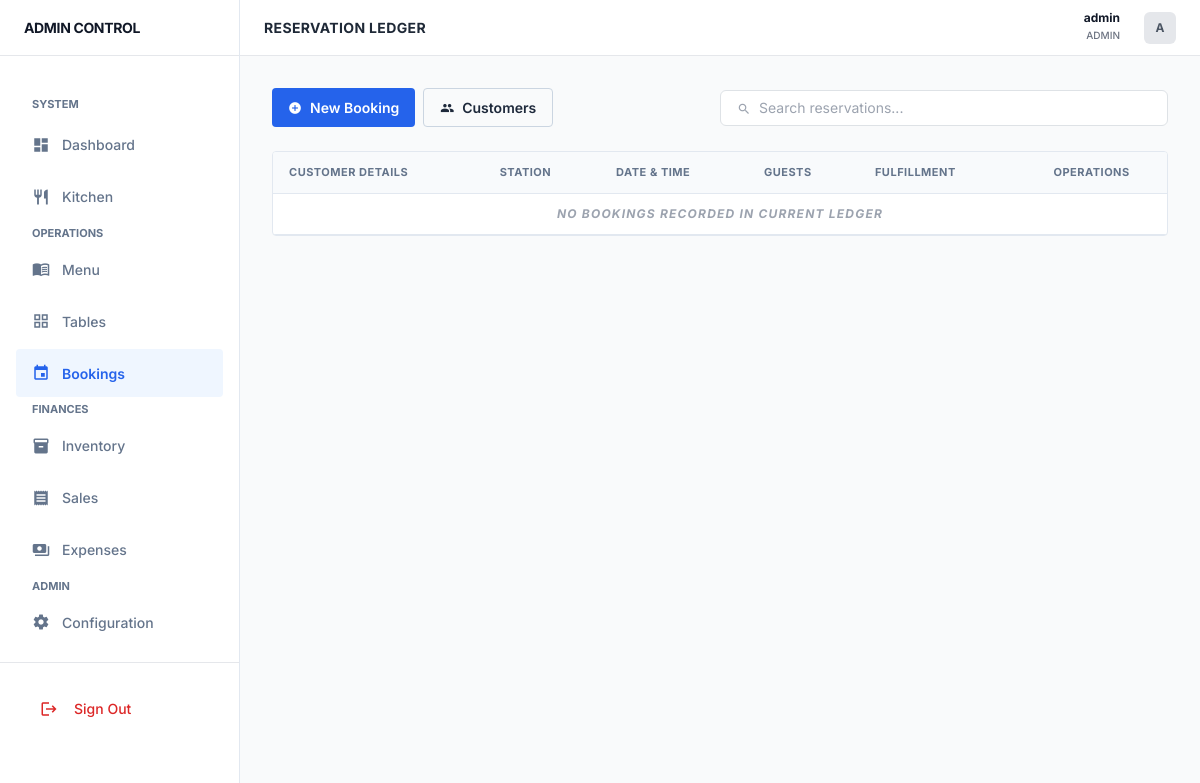
The app's page /reservations/ (signed in), older data.
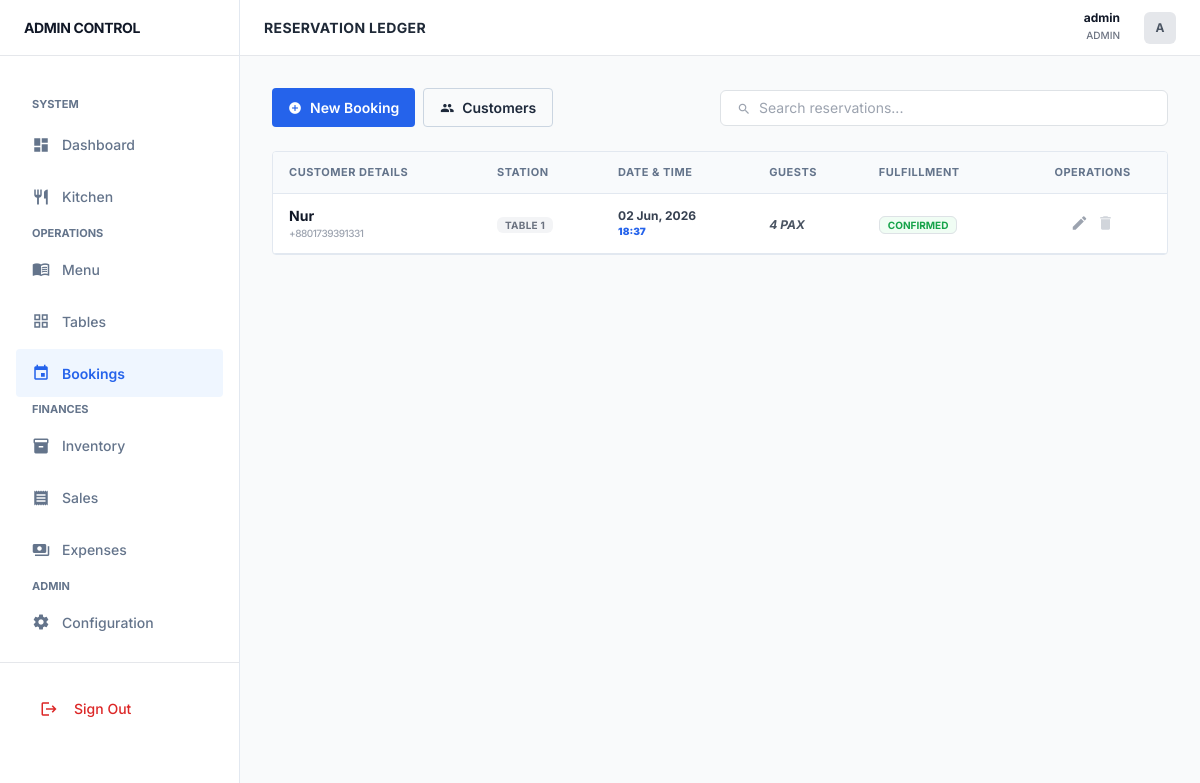
The same page, newer data.
### core/models/reservation.py (models this page shows, shortened)
class Reservation(models.Model):
    STATUS_CHOICES = [
        ('confirmed', 'Confirmed'),
        ('arrived', 'Arrived'),
        ('cancelled', 'Cancelled'),
        ('no-show', 'No Show'),
    ]
    customer = models.ForeignKey(Customer, on_delete=models.CASCADE, related_name='reservations')
    table = models.ForeignKey('Table', on_delete=models.CASCADE, related_name='reservations')
    date = models.DateField()
    time = models.TimeField()
    guest_count = models.PositiveIntegerField()
    status = models.CharField(max_length=20, choices=STATUS_CHOICES, default='confirmed')
    notes = models.TextField(blank=True, null=True)

class Customer(models.Model):
    name = models.CharField(max_length=100)
    phone = models.CharField(max_length=20, unique=True)
    email = models.EmailField(blank=True, null=True)
    loyalty_points = models.IntegerField(default=0)
    created_at = models.DateTimeField(auto_now_add=True)

### core/models/table.py (models this page shows, shortened)
class Table(models.Model):
    STATUS_CHOICES = [
        ('available', 'Available'),
        ('occupied', 'Occupied'),
        ('reserved', 'Reserved'),
    ]
    number = models.IntegerField(unique=True)
    capacity = models.IntegerField()
    status = models.CharField(max_length=20, choices=STATUS_CHOICES, default='available')

### core/views/reservation.py (the view)
class ReservationListView(LoginRequiredMixin, ListView):
    model = Reservation
    template_name = 'core/reservation_list.html'
    context_object_name = 'reservations'
    ordering = ['date', 'time']

### core/context_processors.py (called while the page is built)
def low_stock_processor(request):
    if request.user.is_authenticated:
        low_stock_count = 0
        ingredients = Ingredient.objects.all()
        for item in ingredients:
            if item.current_stock <= item.low_stock_threshold:
                low_stock_count += 1
        return {'sidebar_low_stock_count': low_stock_count}
    return {'sidebar_low_stock_count': 0}

### core/templates/core/reservation_list.html (shortened to what the changed rows need)
{% extends 'core/base.html' %}
{% block page_title %}Reservation Ledger{% endblock %}
{% block content %}
<div class="app-card overflow-hidden">
    <div class="overflow-x-auto">
        <table class="table-flat">
            <thead>
                <tr>
                    <th>Customer Details</th>
                    <th>Station</th>
                    <th>Date & Time</th>
                    <th>Guests</th>
                    <th>Fulfillment</th>
                    <th class="text-center">Operations</th>
                </tr>
            </thead>
            <tbody id="bookingTable">
                {% for res in reservations %}
                <tr class="hover:bg-gray-50 transition-colors">
                    <td>
                        <p class="text-sm font-bold text-gray-900">{{ res.customer.name }}</p>
                        <p class="text-[10px] text-gray-400 font-medium uppercase tracking-tighter">{{ res.customer.phone }}</p>
                    </td>
                    <td>
                        <span class="text-[10px] font-bold text-gray-500 bg-gray-100 px-2 py-0.5 rounded uppercase tracking-wide">
                            Table {{ res.table.number }}
                        </span>
                    </td>
                    <td>
                        <p class="text-xs font-bold text-gray-700">{{ res.date|date:"d M, Y" }}</p>
                        <p class="text-[10px] text-blue-600 font-black uppercase">{{ res.time|time:"H:i" }}</p>
                    </td>
                    <td>
                        <span class="text-xs font-bold text-gray-600 italic">{{ res.guest_count }} PAX</span>
                    </td>
                    <td>
                        {% if res.status == 'confirmed' %}
                        <span class="text-[10px] font-bold text-green-600 uppercase border border-green-200 bg-green-50 px-2 py-0.5 rounded">Confirmed</span>
                        {% elif res.status == 'cancelled' %}
                        <span class="text-[10px] font-bold text-red-600 uppercase border border-red-200 bg-red-50 px-2 py-0.5 rounded">Cancelled</span>
                        {% else %}
                        <span class="text-[10px] font-bold text-amber-600 uppercase border border-amber-200 bg-amber-50 px-2 py-0.5 rounded">{{ res.status }}</span>
                        {% endif %}
                    </td>
                    <td class="text-center">
                        <div class="flex justify-center gap-2">
                            <a href="{% url 'reservation_edit' res.id %}" class="text-gray-400 hover:text-blue-600" title="Modify">
                                <span class="material-icons text-lg">edit</span>
                            </a>
                            <a href="{% url 'reservation_delete' res.id %}" class="text-gray-300 hover:text-red-500" title="Remove">
                                <span class="material-icons text-lg">delete</span>
                            </a>
                        </div>
                    </td>
                </tr>
                {% empty %}
                <tr>
                    <td colspan="6" class="py-20 text-center">
                        <p class="text-xs font-bold uppercase tracking-widest text-gray-400 italic">No bookings recorded in current ledger</p>
                    </td>
                </tr>
                {% endfor %}
            </tbody>
        </table>
    </div>
</div>
{% endblock %}

Row changes from the older to the newer data that the page shows:
added Reservation: customer.name "Nur", customer.phone "+8801739391331", table.number "1", date "02 Jun, 2026", time "18:37", guest_count "4", status "CONFIRMED"
Text that changed along with them:
text no longer shown: "NO BOOKINGS RECORDED IN CURRENT LEDGER"
